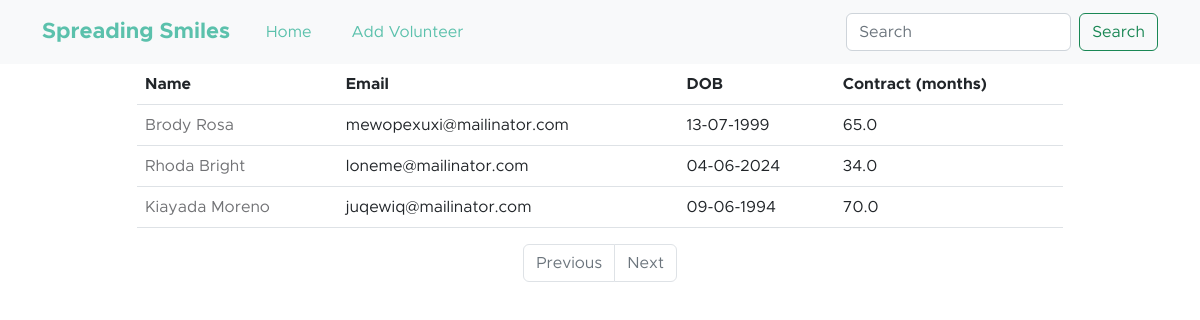
Page /all_volunteers on the earlier database version.
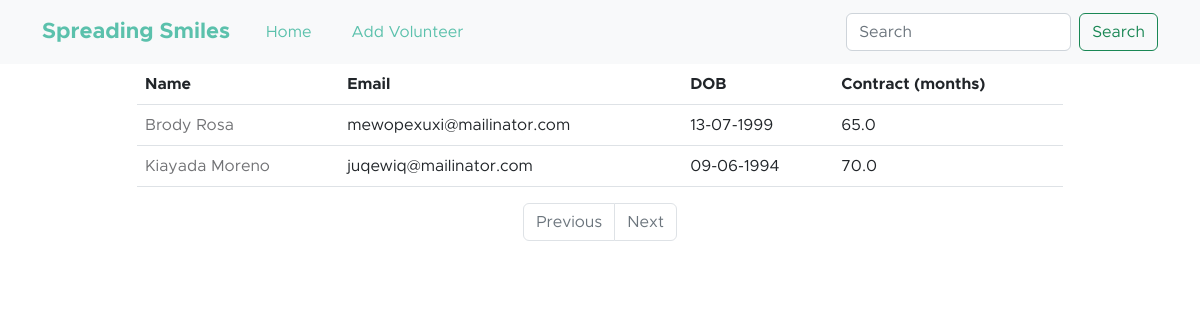
Same page on the later database version.
### main_app/models.py (models this page shows, shortened)
class Volunteers(models.Model):
    name = models.CharField(max_length=40)
    email = models.EmailField(unique=True)
    dob = models.DateField(null=True)
    salary = models.DecimalField(max_digits=6, decimal_places=1)#67000.58
    disabled = models.BooleanField(default= False)
    profile = models.ImageField(upload_to=unique_img_name, null=True ,default = 'employees/employee.png' )
    created_at = models.DateTimeField(auto_now_add=True, null=True)#once during creation
    updated_at = models.DateTimeField(auto_now=True, null=True)#every time an update happens

### main_app/views.py (the view)
# urls.py: path('all_volunteers', views.all_volunteers, name="all_volunteers"),
def all_volunteers(request):
     volunteer = Volunteers.objects.all()
     paginator = Paginator(volunteer, 30)
     page_number = request.GET.get("page")
     data = paginator.get_page(page_number)
     return render(request, "All_volunteers.html",{"volunteer": data} )

### main_app/templates/All_volunteers.html (shortened to what this page needs)
{% extends "layouts/All_volunteers_nav.html" %}
{% load static %}
{% load humanize %}
{% block content %}
<div class="container">
    <div class="row justify-content-center">
        <div class="col-sm-12 col-lg-10 col-md-8">
            <table class="table">
                <thead>
                <tr>
                    <th>Name</th>
                    <th>Email</th>
                    <th>DOB</th>
                    <th>Contract (months)</th>
                </tr>
                </thead>
                <tbody>
                {% for volunteer in volunteer %}
                    <tr>
                        <td>
                            <a href="{% url 'details' emp_id=volunteer.id %}">{{ volunteer.name | title }}</a>
                        </td>
                        <td>{{ volunteer.email }}</td>
                        <td>{{ volunteer.dob | date:'d-m-Y' }}</td>
                        <td>{{ volunteer.salary  | intcomma }}</td>
                    </tr>
                {% endfor %}
                </tbody>
            </table>
            <nav aria-label="Page navigation example">
                <ul class="pagination justify-content-center">
                    {% if employees.has_previous %}
                        <li class="page-item">
                            <a class="page-link" href='?page={{ employees.previous_page_number }}'>Previous</a>
                        </li>
                    {% else %}
                        <li class="page-item disabled">
                            <a class="page-link" href='' tabindex="-1" aria-disabled="True">Previous</a>
                        </li>
                    {% endif %}
                    {% if employees.has_next %}
                        <li class="page-item">
                            <a class="page-link" href='?page={{ employees.next_page_number }}'>Next</a>
                        </li>
                    {% else %}
                        <li class="page-item disabled">
                            <a class="page-link" href='' tabindex="-1" aria-disabled="True">Next</a>
                        </li>
                    {% endif %}
                </ul>
            </nav>
        </div>
    </div>
</div>
{% endblock content %}

Differences in the rows shown:
removed Volunteers: name "Rhoda Bright", email "loneme@mailinator.com", dob "04-06-2024", salary "34.0"
